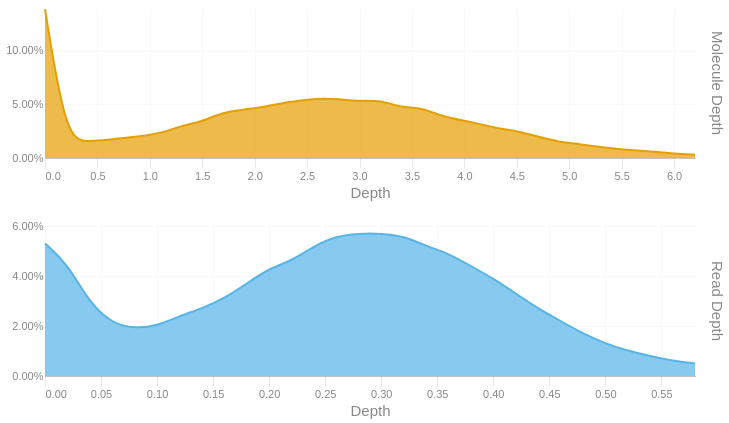

Notebook code cell kept with this figure:
### Code cell
readdep = depth_hist(tb['Read Depth'], q99, 3)
readdep = readdep.with_columns(pl.lit('Read Depth').alias('Metric'))
if not SKIPLR:
    moldep = depth_hist(tb['Molecule Depth'], mol_q99, 1)
    moldep = moldep.with_columns(pl.lit('Molecule Depth').alias('Metric'))
    _hist = pl.concat([readdep, moldep])
    _hist = _hist.filter(pl.col('Proportion') != 0)
    with SafeRender(_hist):
        (
            alt.Chart(_hist)        
            .mark_area(interpolate = "basis")
            .encode(
                x=alt.X('Bin:Q').scale(domainMin=0).axis(alt.Axis(title='Depth')),
                y = alt.Y('Proportion:Q', title = None).axis(format = '.2%'),
                color = alt.Color('Metric:N').legend(None),
                row = alt.Row("Metric:N").header(title = None, labelOrient = 'right'),
                tooltip = [
                    alt.Tooltip("Metric:N", title = "Metric"),
                    alt.Tooltip('Interval:N', title = "Depth Interval"),
                    alt.Tooltip('Proportion:Q', title = "% Alignments").format('.2%')
                ]
            )
            .resolve_scale(x='independent', y='independent')
            .properties(
                height = 150, width = 650,
                usermeta={'embedOptions': {'downloadFileName': f'{samplename}.depth.hist'}}
            )
        ).display()
else:
    readdep = readdep.filter(pl.col('Proportion') != 0)
    with SafeRender(readdep):
        (
            alt.Chart(readdep)        
            .mark_area(interpolate = "basis")
            .encode(
                x=alt.X('Bin:Q').scale(domainMin=0).axis(alt.Axis(title='Depth')),
                y = alt.Y('Proportion:Q', title = None).axis(format = '.2%'),
                tooltip = [
                    alt.Tooltip('Interval:N', title = "Depth Interval"),
                    alt.Tooltip('Proportion:Q', title = "% Alignments").format('.2%')
                ]
            )
            .properties(
                usermeta={'embedOptions': {'downloadFileName': f'{samplename}.depth.hist'}}
            )
        ).display()

### Figure 1 — Vega-Lite specification as saved in the notebook (floating-point values rounded to 4 significant figures)
{"width": 650, "height": 150, "config": {"title": {"anchor": "start", "dy": -15, "fontSize": 18, "color": "#888888", "subtitleColor": "#888888", "subtitleFontSize": 14}, "arc": {"fill": "#0072B2"}, "axis": {"domainColor": "#888888", "domainWidth": 0.5, "gridWidth": 0.2, "grid": false, "titleFontWeight": 400, "titleFontSize": 15, "labelFontSize": 11, "labelColor": "#888888", "tickColor": "#888888", "tickWidth": 0.2, "titleColor": "#888888"}, "axisBand": {"grid": false}, "axisX": {"grid": true, "tickSize": 10, "domainCap": "round"}, "axisY": {"domain": false, "grid": true, "tickSize": 0, "domainCap": "round"}, "background": "transparent", "header": {"labelFontSize": 15, "labelColor": "#888888", "titleFontSize": 15, "titleFontWeight": 600, "titleColor": "#888888"}, "legend": {"labelFont": "sans-serif", "labelFontSize": 12, "labelColor": "#888888", "symbolSize": 100, "symbolType": "circle", "titleFontSize": 12, "titlePadding": 10, "titleColor": "#888888", "title": null}, "range": {"category": ["#E69F00", "#56B4E9", "#009E73", "#F0E442", "#0072B2", "#D55E00", "#CC79A7", "#000000"], "diverging": ["#cfe8f3", "#a2d4ec", "#73bfe2", "#46abdb", "#1696d2", "#12719e"]}, "area": {"fill": "#0072B2", "fillOpacity": 0.7, "line": true, "strokeOpacity": 0.7}, "line": {"color": "#0072B2", "stroke": "#0072B2", "strokeWidth": 2}, "trail": {"color": "#0072B2", "stroke": "#0072B2", "strokeWidth": 0, "size": 1}, "point": {"filled": true, "fillOpacity": 1.0, "size": 95}, "text": {"color": "#888888", "fontSize": 11, "align": "right", "fontWeight": 400, "size": 11}, "bar": {"fill": "#0072B2", "stroke": null}, "view": {"stroke": null, "continuousWidth": 660, "continuousHeight": 400}}, "data": {"name": "data-c29c76b765b4229d9a613f91acb81c58"}, "mark": {"type": "area", "interpolate": "basis"}, "encoding": {"color": {"field": "Metric", "legend": null, "type": "nominal"}, "row": {"field": "Metric", "header": {"title": null, "labelOrient": "right"}, "type": "nominal"}, "tooltip": [{"field": "Metric", "title": "Metric", "type": "nominal"}, {"field": "Interval", "title": "Depth Interval", "type": "nominal"}, {"field": "Proportion", "format": ".2%", "title": "% Alignments", "type": "quantitative"}], "x": {"axis": {"title": "Depth"}, "field": "Bin", "scale": {"domainMin": 0}, "type": "quantitative"}, "y": {"axis": {"format": ".2%"}, "field": "Proportion", "title": null, "type": "quantitative"}}, "resolve": {"scale": {"x": "independent", "y": "independent"}}, "usermeta": {"embedOptions": {"downloadFileName": "TF26LRJL0007_5B_10484332_23Y22YLT4_L7.depth.hist"}}, "$schema": "https://vega.github.io/schema/vega-lite/v6.4.1.json", "datasets": {"data-c29c76b765b4229d9a613f91acb81c58": [{"Bin": 0.0, "Interval": "0.0-0.02", "Proportion": 0.053, "Metric": "Read Depth"}, {"Bin": 0.02, "Interval": "0.02-0.04", "Proportion": 0.045, "Metric": "Read Depth"}, {"Bin": 0.04, "Interval": "0.04-0.06", "Proportion": 0.029, "Metric": "Read Depth"}, {"Bin": 0.06, "Interval": "0.06-0.08", "Proportion": 0.021, "Metric": "Read Depth"}, {"Bin": 0.08, "Interval": "0.08-0.1", "Proportion": 0.019, "Metric": "Read Depth"}, {"Bin": 0.1, "Interval": "0.1-0.12", "Proportion": 0.02, "Metric": "Read Depth"}, {"Bin": 0.12, "Interval": "0.12-0.14", "Proportion": 0.024, "Metric": "Read Depth"}, {"Bin": 0.14, "Interval": "0.14-0.16", "Proportion": 0.027, "Metric": "Read Depth"}, {"Bin": 0.16, "Interval": "0.16-0.18", "Proportion": 0.031, "Metric": "Read Depth"}, {"Bin": 0.18, "Interval": "0.18-0.2", "Proportion": 0.037, "Metric": "Read Depth"}, {"Bin": 0.2, "Interval": "0.2-0.22", "Proportion": 0.043, "Metric": "Read Depth"}, {"Bin": 0.22, "Interval": "0.22-0.24", "Proportion": 0.046, "Metric": "Read Depth"}, {"Bin": 0.24, "Interval": "0.24-0.26", "Proportion": 0.052, "Metric": "Read Depth"}, {"Bin": 0.26, "Interval": "0.26-0.28", "Proportion": 0.056, "Metric": "Read Depth"}, {"Bin": 0.28, "Interval": "0.28-0.3", "Proportion": 0.057, "Metric": "Read Depth"}, {"Bin": 0.3, "Interval": "0.3-0.32", "Proportion": 0.057, "Metric": "Read Depth"}, {"Bin": 0.32, "Interval": "0.32-0.34", "Proportion": 0.056, "Metric": "Read Depth"}, {"Bin": 0.34, "Interval": "0.34-0.36", "Proportion": 0.052, "Metric": "Read Depth"}, {"Bin": 0.36, "Interval": "0.36-0.38", "Proportion": 0.049, "Metric": "Read Depth"}, {"Bin": 0.38, "Interval": "0.38-0.4", "Proportion": 0.044, "Metric": "Read Depth"}, {"Bin": 0.4, "Interval": "0.4-0.42", "Proportion": 0.039, "Metric": "Read Depth"}, {"Bin": 0.42, "Interval": "0.42-0.44", "Proportion": 0.033, "Metric": "Read Depth"}, {"Bin": 0.44, "Interval": "0.44-0.46", "Proportion": 0.027, "Metric": "Read Depth"}, {"Bin": 0.46, "Interval": "0.46-0.48", "Proportion": 0.022, "Metric": "Read Depth"}, {"Bin": 0.48, "Interval": "0.48-0.5", "Proportion": 0.017, "Metric": "Read Depth"}, {"Bin": 0.5, "Interval": "0.5-0.52", "Proportion": 0.013, "Metric": "Read Depth"}, {"Bin": 0.52, "Interval": "0.52-0.54", "Proportion": 0.01, "Metric": "Read Depth"}, {"Bin": 0.54, "Interval": "0.54-0.56", "Proportion": 0.008, "Metric": "Read Depth"}, {"Bin": 0.56, "Interval": "0.56-0.58", "Proportion": 0.006, "Metric": "Read Depth"}, {"Bin": 0.58, "Interval": "0.58-0.6", "Proportion": 0.005, "Metric": "Read Depth"}, {"Bin": 0.0, "Interval": "0.0-0.2", "Proportion": 0.139, "Metric": "Molecule Depth"}, {"Bin": 0.2, "Interval": "0.2-0.4", "Proportion": 0.018, "Metric": "Molecule Depth"}, {"Bin": 0.4, "Interval": "0.4-0.6", "Proportion": 0.015, "Metric": "Molecule Depth"}, {"Bin": 0.6, "Interval": "0.6-0.9", "Proportion": 0.017, "Metric": "Molecule Depth"}, {"Bin": 0.9, "Interval": "0.9-1.1", "Proportion": 0.02, "Metric": "Molecule Depth"}, {"Bin": 1.1, "Interval": "1.1-1.3", "Proportion": 0.023, "Metric": "Molecule Depth"}, {"Bin": 1.3, "Interval": "1.3-1.5", "Proportion": 0.03, "Metric": "Molecule Depth"}, {"Bin": 1.5, "Interval": "1.5-1.7", "Proportion": 0.034, "Metric": "Molecule Depth"}, {"Bin": 1.7, "Interval": "1.7-1.9", "Proportion": 0.043, "Metric": "Molecule Depth"}, {"Bin": 1.9, "Interval": "1.9-2.1", "Proportion": 0.045, "Metric": "Molecule Depth"}, {"Bin": 2.1, "Interval": "2.1-2.3", "Proportion": 0.048, "Metric": "Molecule Depth"}, {"Bin": 2.3, "Interval": "2.3-2.6", "Proportion": 0.052, "Metric": "Molecule Depth"}, {"Bin": 2.6, "Interval": "2.6-2.8", "Proportion": 0.056, "Metric": "Molecule Depth"}, {"Bin": 2.8, "Interval": "2.8-3.0", "Proportion": 0.055, "Metric": "Molecule Depth"}, {"Bin": 3.0, "Interval": "3.0-3.2", "Proportion": 0.053, "Metric": "Molecule Depth"}, {"Bin": 3.2, "Interval": "3.2-3.4", "Proportion": 0.054, "Metric": "Molecule Depth"}, {"Bin": 3.4, "Interval": "3.4-3.6", "Proportion": 0.047, "Metric": "Molecule Depth"}, {"Bin": 3.6, "Interval": "3.6-3.8", "Proportion": 0.047, "Metric": "Molecule Depth"}, {"Bin": 3.8, "Interval": "3.8-4.1", "Proportion": 0.038, "Metric": "Molecule Depth"}, {"Bin": 4.1, "Interval": "4.1-4.3", "Proportion": 0.033, "Metric": "Molecule Depth"}, {"Bin": 4.3, "Interval": "4.3-4.5", "Proportion": 0.028, "Metric": "Molecule Depth"}, {"Bin": 4.5, "Interval": "4.5-4.7", "Proportion": 0.025, "Metric": "Molecule Depth"}, {"Bin": 4.7, "Interval": "4.7-4.9", "Proportion": 0.02, "Metric": "Molecule Depth"}, {"Bin": 4.9, "Interval": "4.9-5.1", "Proportion": 0.015, "Metric": "Molecule Depth"}, {"Bin": 5.1, "Interval": "5.1-5.3", "Proportion": 0.013, "Metric": "Molecule Depth"}, {"Bin": 5.3, "Interval": "5.3-5.5", "Proportion": 0.01, "Metric": "Molecule Depth"}, {"Bin": 5.5, "Interval": "5.5-5.8", "Proportion": 0.008, "Metric": "Molecule Depth"}, {"Bin": 5.8, "Interval": "5.8-6.0", "Proportion": 0.006, "Metric": "Molecule Depth"}, {"Bin": 6.0, "Interval": "6.0-6.2", "Proportion": 0.004, "Metric": "Molecule Depth"}, {"Bin": 6.2, "Interval": "6.2-6.4", "Proportion": 0.003, "Metric": "Molecule Depth"}]}}
